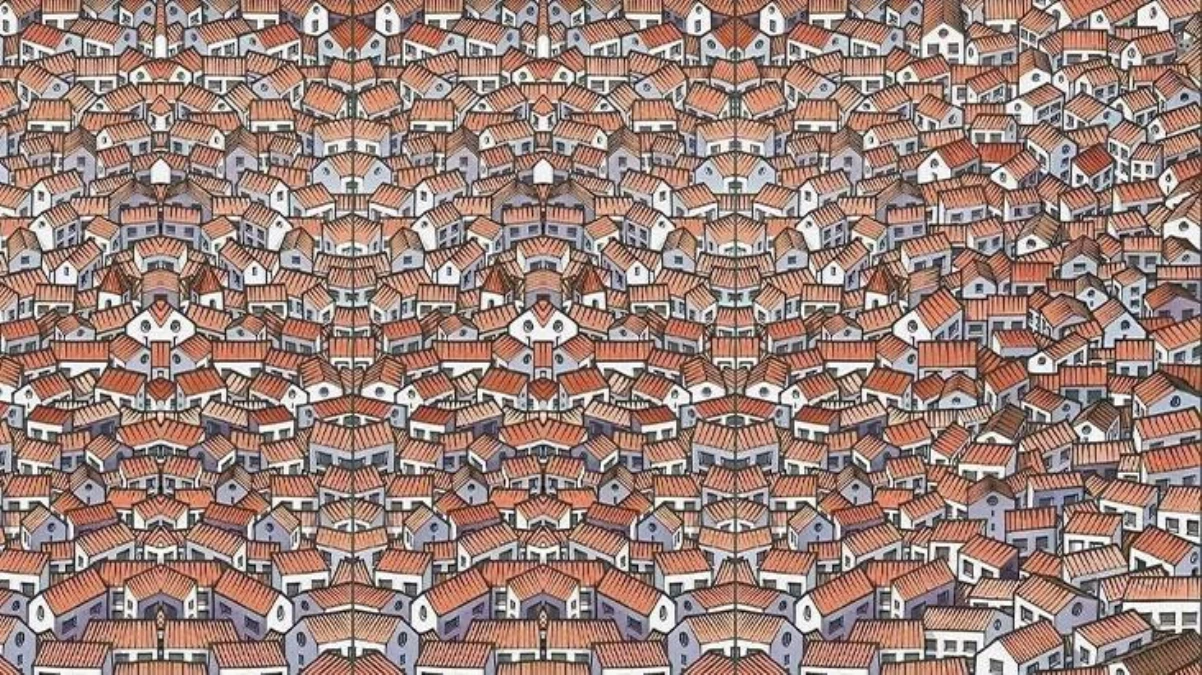
#> input picture Example2/kaynakKedi.jpg, 1202 x 675 px
$ python DMkedi.py
#> lines starting #> are read from the running program, lines starting #| are printed output that depends on the picture; after the words box and inside, x2 and y2 are one past the last pixel; in counts of white or black regions, pixels touching at a corner belong together
import cv2

sourceimage=cv2.imread("kaynakKedi.jpg")
#> sourceimage is the input picture: shape (675, 1202, 3); mean B, G, R 123.2, 131.1, 156.8
templateimage=cv2.imread("sablonKedi.jpg")
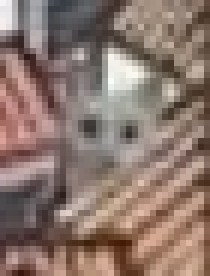
#> input picture Example2/sablonKedi.jpg, 35 x 46 px (shown 6 times larger)
#> templateimage is the input picture: shape (46, 35, 3); mean B, G, R 109.7, 118.7, 139.8

matchimage=cv2.matchTemplate(sourceimage,templateimage,cv2.TM_CCOEFF_NORMED)
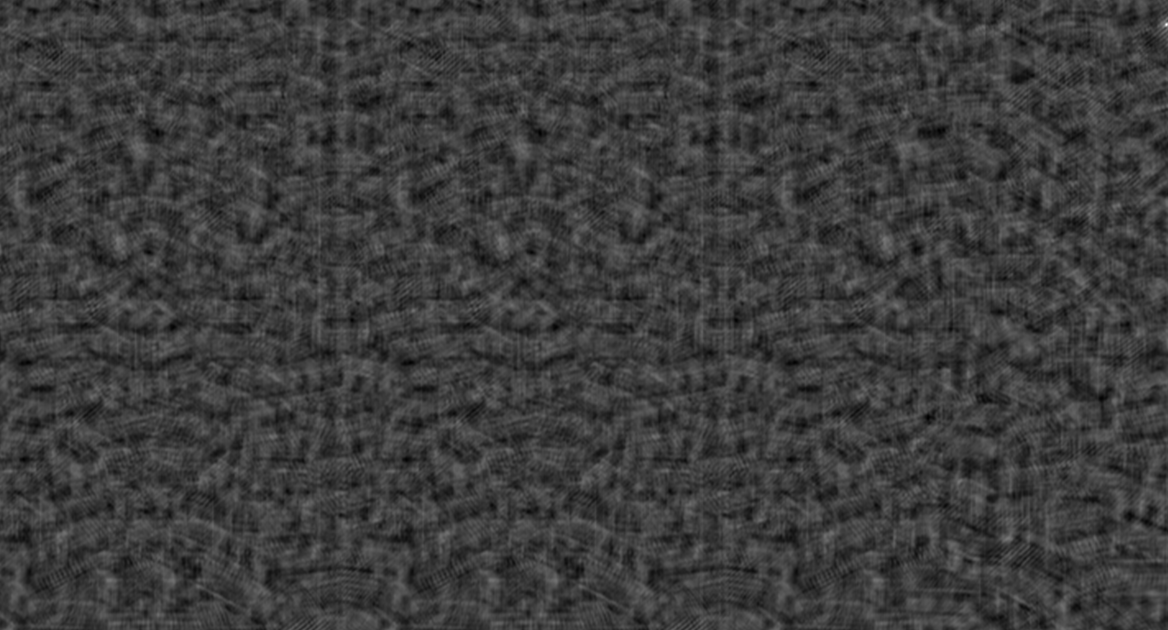
#> matchimage: shape (630, 1168) float32; min -0.309, max 0.988, mean -0.000259; drawn with min black and max white
minval,maxval,minloc,maxloc=cv2.minMaxLoc(matchimage)
#> minval = -0.309; maxval = 0.988; minloc = (928, 417); maxloc = (1166, 24)
topleft=maxloc
#> topleft = (1166, 24)

h,w,c=templateimage.shape
#> h = 46; w = 35; c = 3
bottomright=(topleft[0]+w,topleft[1]+h)
#> bottomright = (1201, 70)
cv2.rectangle(sourceimage,topleft,bottomright,(0,255,0),10)
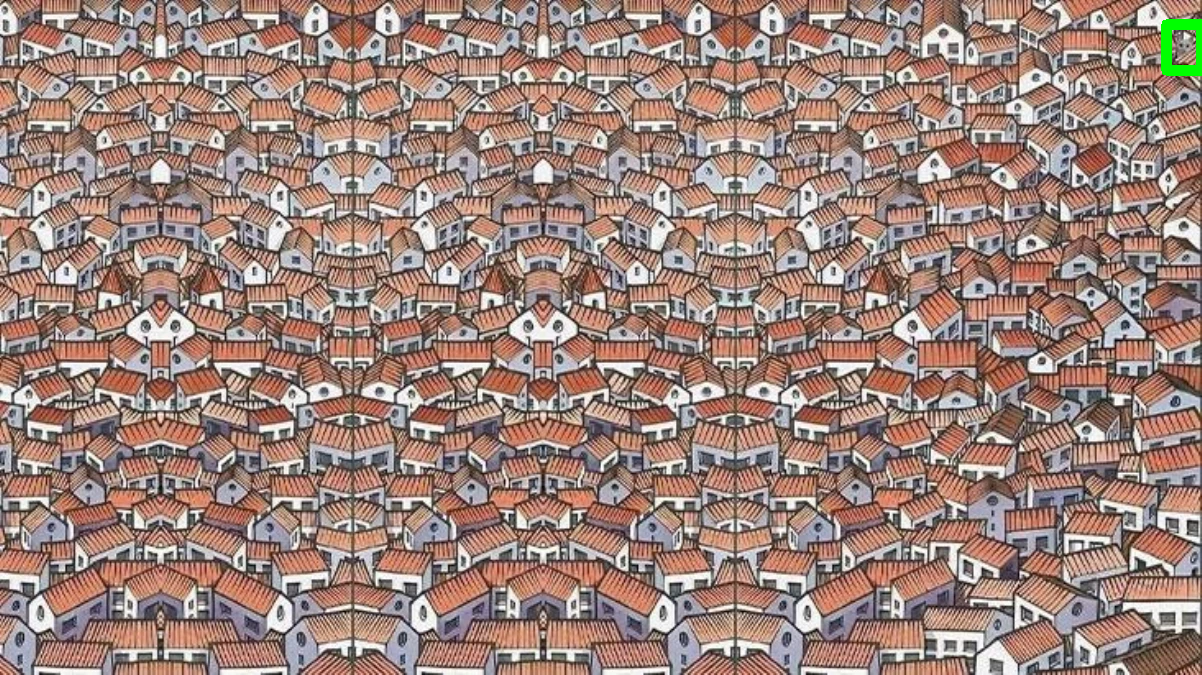
#> sourceimage: shape (675, 1202, 3); 0.18% of pixels changed, all inside (x1, y1, x2, y2) = (1161, 19, 1202, 76)

cv2.imshow("Tespit edilen resim",sourceimage)
cv2.imshow("Tespit",matchimage)
cv2.imshow("Sablon",templateimage)
cv2.waitKey(0)
cv2.destroyAllWindows()
cv2.waitKey(1)
